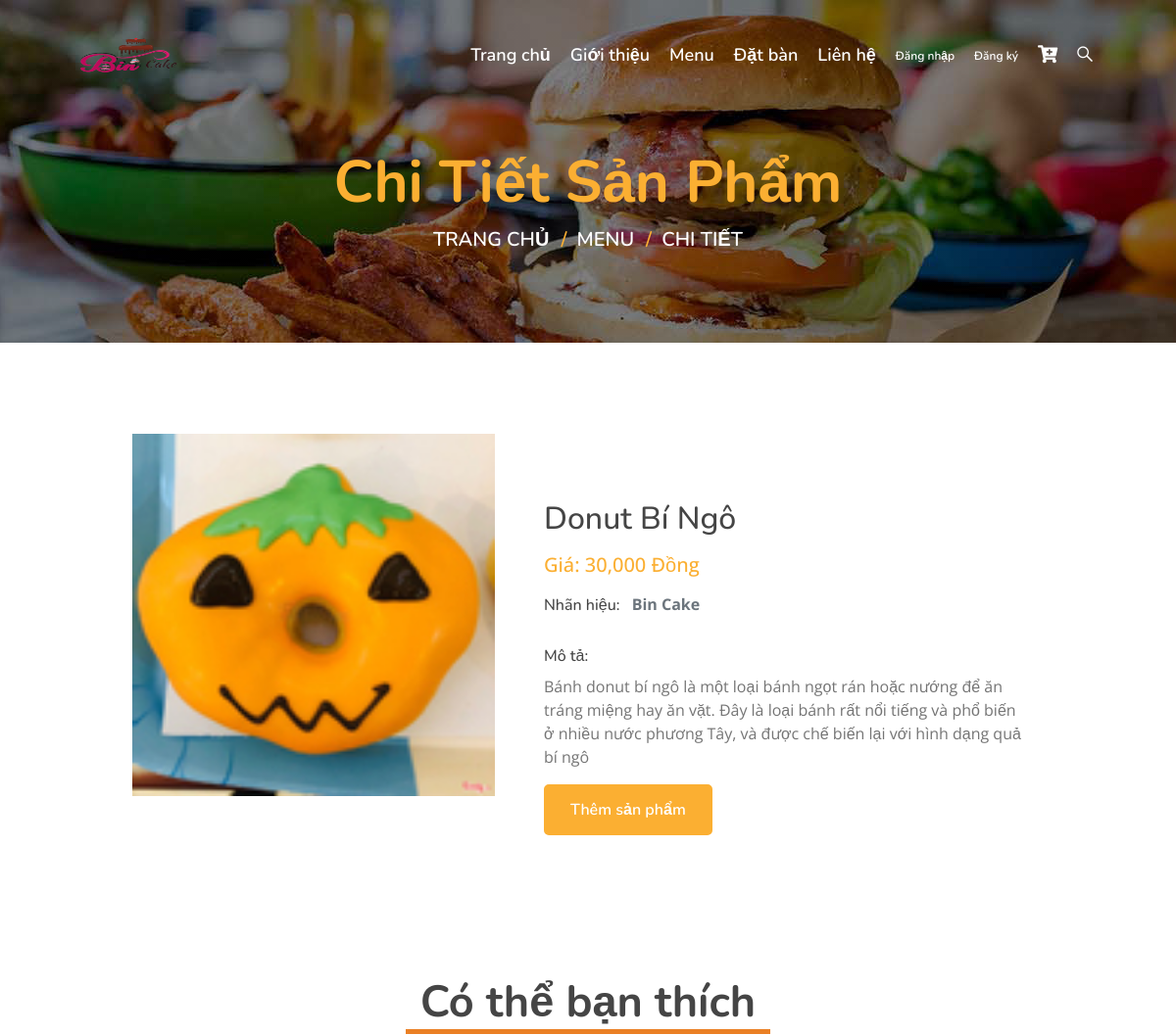
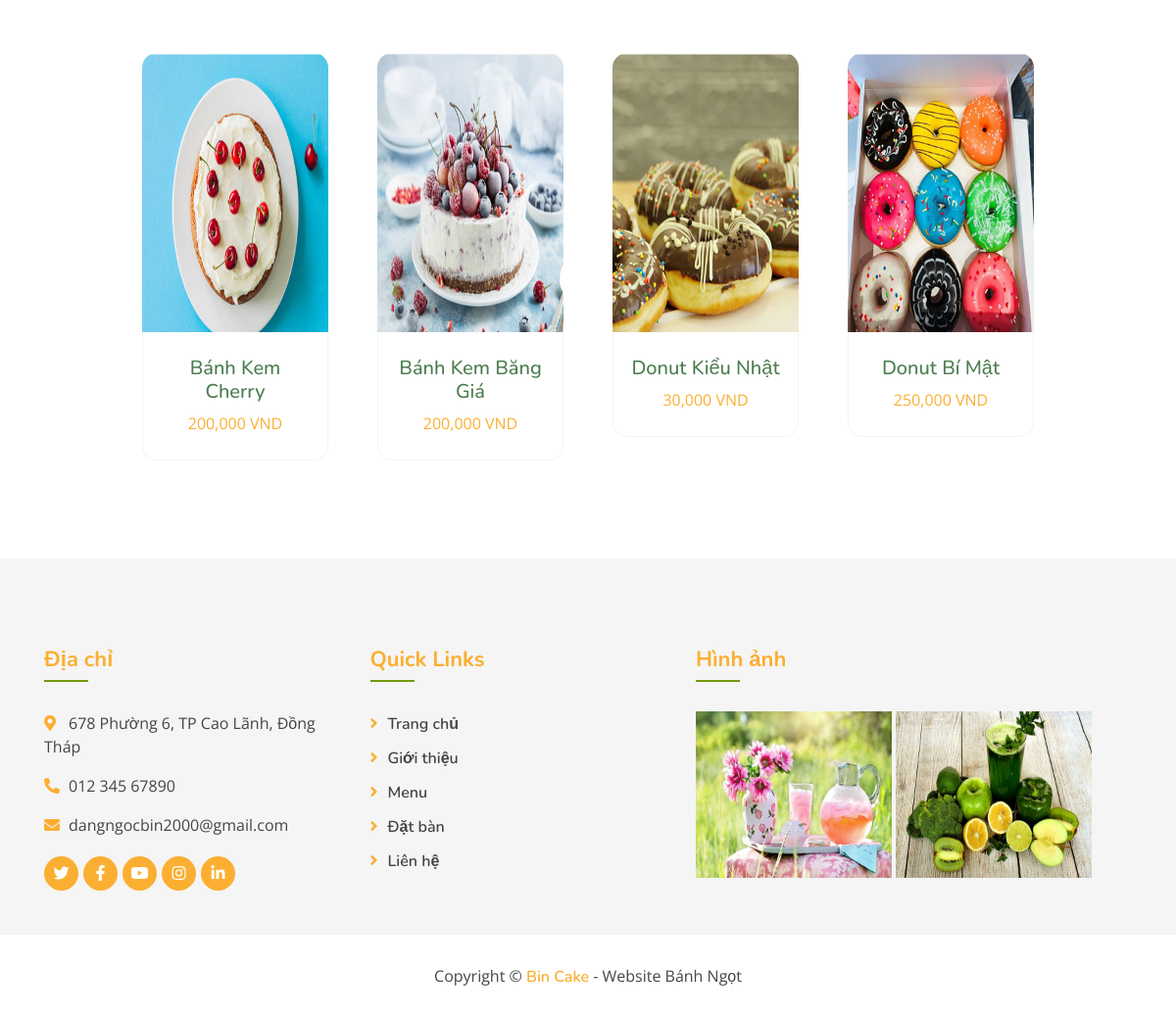
The page /clients/index.php?quanly=product&id=27 on the database its author committed (2 pictures, top to bottom).
### tables this page shows
CREATE TABLE `tbl_sanpham` (
  `id_sanpham` int(11) NOT NULL,
  `ten_sanpham` varchar(100) NOT NULL,
  `soluong` int(11) NOT NULL,
  `chitiet_sanpham` varchar(10000) NOT NULL,
  `gia_sanpham` int(11) NOT NULL,
  `hinhanh` varchar(100) NOT NULL,
  `hienthi` int(11) NOT NULL DEFAULT 0,
  `id_danhmuc` int(11) NOT NULL,
  `hot` int(11) NOT NULL DEFAULT 2,
  `nhanhieu` varchar(100) NOT NULL DEFAULT 'Bin Cake',
  `soluongban` int(11) NOT NULL
);

### clients/include/product.php (the view, shortened to what this page needs)
<?php
    if(isset($_GET['id'])){
        $id=$_GET['id'];
    }else{
        $id='';
    }
    $sql_chitiet=mysqli_query($con,"SELECT * FROM tbl_sanpham WHERE id_sanpham=$id");
?>
<div class="page-header mb-0">
            <div class="container">
                <div class="row">
                    <div class="col-12">
                        <h2>Chi Tiết Sản Phẩm</h2>
                    </div>
                    <div class="col-12">
                        <a href="">Trang chủ</a>
                        <a href="">Menu</a>
                        <a href="">Chi tiết</a>
                    </div>
                </div>
            </div>
        </div>
        <?php
            while($row_chitiet=mysqli_fetch_array($sql_chitiet)){
        ?>
        <section class="team " >
            <div class="container pb-5" >
                <div class="row">
                    <div class="col-lg-5 mt-5">
                        <div class=" mb-3">
                            <img src="./public/images/anh/<?php echo $row_chitiet['hinhanh']?>" alt="Card image cap" id="product-detail" height="100%" width="100%">
                        </div>
                    </div>
                    <div class="col-lg-7 mt-5">
                            <div class="card-body">
                                <br>
                                <br>
                                <h1 class="h2"><?php echo $row_chitiet['ten_sanpham']?></h1>
                                <p class="h5 py-2" style="color: #fbaf32;">Giá: <?php echo number_format($row_chitiet['gia_sanpham'])?> Đồng</p>
                                <ul class="list-inline">
                                    <li class="list-inline-item">
                                        <h6>Nhãn hiệu:</h6>
                                    </li>
                                    <li class="list-inline-item">
                                        <p class="text-muted"><strong><?php echo $row_chitiet['nhanhieu']?></strong></p>
                                    </li>
                                </ul>
                                <h6>Mô tả:</h6>
                                <p><?php echo $row_chitiet['chitiet_sanpham']?> </p>
                                <form action="?quanly=cart" method="POST">
                                    <div class="row pb-3">
                                        <div class="col d-grid">
                                            <button type="submit" class="btn custom-btn" name="themgiohang">Thêm sản phẩm</button>
                                        </div>
                                    </div>
                                </form>
                            </div>
                    </div>
                </div>
            </div>
        </section>
        <div class="team">
            <div class="container">
                <div class="section-header text-center">
                    <h2 style="border-bottom: 5px solid #ea8025; width: 40%; margin-left: 30%;">Có thể bạn thích</h2>
                </div>
                <div class="row">
                <?php
                    $sql_sphot = mysqli_query($con,"SELECT * FROM tbl_sanpham WHERE hot='1' ORDER BY id_sanpham ASC LIMIT 4");
                    while($row_sphot=mysqli_fetch_array($sql_sphot)){
                ?>
                    <div class="col-lg-3 col-md-6">
                        <div class="team-item">
                            <div class="team-img">
                                <img src="./public/images/anh/<?php echo $row_sphot['hinhanh']?>" alt="Image" width="120px" height="270px">
                                <form action="?quanly=cart" method="POST">
                                <div class="team-social">
                                        <button type="submit" name="themgiohang" style="border:none;background:none;outline:none;"><a class="btn custom-btn"  ><i class="fas fa-cart-plus"></i></a>  </button>
                                </div>
                                </form>
                            </div>
                            <div class="team-text">
                                <h5 style="color: #4a7d4e;"><?php echo $row_sphot['ten_sanpham']?></h5>
                                <p style="color: #634202;"><span style="color:#fbaf32;"><?php echo number_format($row_sphot['gia_sanpham'])?> VND</span></p>
                            </div>
                        </div>
                    </div>
                <?php
                    }
                ?>
                </div>
            </div>
        </div>
        <?php
            }
        ?>

### rows shown on the page
tbl_sanpham: hinhanh (picture), ten_sanpham "Donut Bí Ngô", gia_sanpham "30,000", nhanhieu "Bin Cake", chitiet_sanpham "Bánh donut bí ngô là một loại bánh ngọt rán hoặc nướng để ăn tráng miệng hay ăn vặt. Đây là loại bánh rất nổi tiếng và phổ biến ở nhiều nước phương Tây, và được chế biến lại với hình dạng quả bí ngô"
tbl_sanpham: hinhanh (picture), ten_sanpham "Bánh Kem Cherry", gia_sanpham "200,000"
tbl_sanpham: hinhanh (picture), ten_sanpham "Bánh Kem Băng Giá", gia_sanpham "200,000"
tbl_sanpham: hinhanh (picture), ten_sanpham "Donut Kiểu Nhật", gia_sanpham "30,000"
tbl_sanpham: hinhanh (picture), ten_sanpham "Donut Bí Mật", gia_sanpham "250,000"
